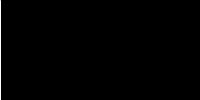
Frame 1 (no input)
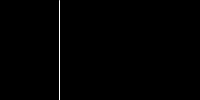
Frame 60 (the mouse pressed at the canvas centre just before this capture)
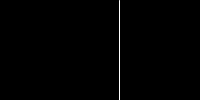
Frame 120 (the mouse held since frame 60 and released just before this capture)

The Processing sketch that drew these frames (run headless with seeded random() and noise(); from frame 60 on, the mouse is pressed at the canvas centre):

// Processing sketch: PV010_verticalMovingLine
// ── PV010_verticalMovingLine.pde
// draws a vertical line that moves in the canvas from left to right;
// when the right edge is reached, the line starts back from the left
// edge, as if it was wrapping around (flat Earth effect)

int x;

void setup() {
  size(200, 100);
  x = 0;
}

void draw() {
  refreshBackground(); // HW : draw a fading trail
  drawVerticalMovingLine();
}

// clears the background at each frame
void refreshBackground() {
  background(0);
}

// draws a white line that moves from left to right and then back from left
void drawVerticalMovingLine() {
  stroke(255); // white stroke
  line(x, 0, x, height); // vertical line, from top to bottom of the canvas
  // note: x++ is short-hand for x = x + 1;
  if (x++ > width) x = 0; // if you have reached the right edge, start again from left
}
